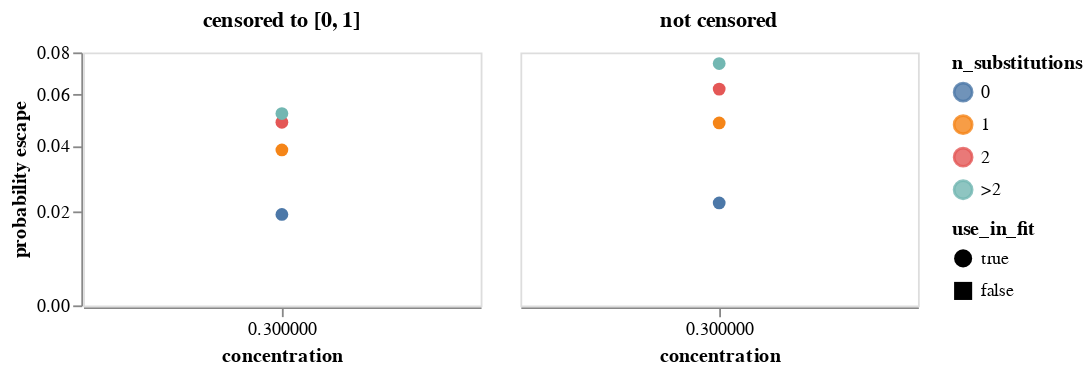

Notebook code cell kept with this figure:
### Markdown cell above
Get mean probability of escape across all variants with the indicated number of mutations.
Note we weight each retained variant equally regardless of how many barcode counts it has.
We plot means for both the censored (set to between 0 and 1)and uncensored prob escape.
Note that the plot uses a symlog scale for the y-axis.
Mouseover points for details.

### Code cell
max_aa_subs = prob_escape_filters["max_aa_subs"]

mean_prob_escape = (
    prob_escape.query("retain")
    .assign(
        n_substitutions=lambda x: (
            x["aa_substitutions"]
            .str.split()
            .map(len)
            .clip(upper=max_aa_subs)
            .map(lambda n: str(n) if n < max_aa_subs else f">{int(max_aa_subs - 1)}")
        ),
        prob_escape_uncensored=lambda x: x["prob_escape_uncensored"].clip(
            upper=prob_escape_filters["clip_uncensored_prob_escape"],
        ),
    )
    .groupby(
        ["sample", "concentration", "use_in_fit", "n_substitutions"], as_index=False
    )
    .aggregate(
        prob_escape=pd.NamedAgg("prob_escape", "mean"),
        prob_escape_uncensored=pd.NamedAgg("prob_escape_uncensored", "mean"),
        n_variants=pd.NamedAgg("barcode", "count"),
    )
    .rename(
        columns={
            "prob_escape": "censored to [0, 1]",
            "prob_escape_uncensored": "not censored",
        }
    )
    .melt(
        id_vars=[
            "sample",
            "concentration",
            "use_in_fit",
            "n_substitutions",
            "n_variants",
        ],
        var_name="censored",
        value_name="probability escape",
    )
)

print(f"Writing mean prob escape for samples used in fit to {prob_escape_mean_csv}")
mean_prob_escape.to_csv(prob_escape_mean_csv, index=False, float_format="%.4g")

mean_prob_escape_chart = (
    alt.Chart(mean_prob_escape)
    .encode(
        x=alt.X("concentration"),
        y=alt.Y(
            "probability escape",
            scale=alt.Scale(type="symlog", constant=0.04),
        ),
        column=alt.Column(
            "censored",
            title=None,
            header=alt.Header(labelFontWeight="bold", labelFontSize=12),
        ),
        color=alt.Color("n_substitutions"),
        tooltip=[
            alt.Tooltip(c, format=".3g") if c == "probability escape" else c
            for c in mean_prob_escape.columns
        ],
        shape=alt.Shape("use_in_fit", scale=alt.Scale(domain=[True, False])),
    )
    .mark_line(point=True, size=0.75, opacity=0.8)
    .properties(width=220, height=140)
    .configure_axis(grid=False)
    .configure_point(size=50)
)

mean_prob_escape_chart

### Figure 1 — Vega-Lite specification as saved in the notebook (floating-point values rounded to 4 significant figures)
{"config": {"view": {"continuousWidth": 300, "continuousHeight": 300}, "axis": {"grid": false}, "point": {"size": 50}}, "data": {"name": "data-b0de51b9b6732c1dcf32cc92b3b42b96"}, "mark": {"type": "line", "opacity": 0.8, "point": true, "size": 0.75}, "encoding": {"color": {"field": "n_substitutions", "type": "nominal"}, "column": {"field": "censored", "header": {"labelFontSize": 12, "labelFontWeight": "bold"}, "title": null, "type": "nominal"}, "shape": {"field": "use_in_fit", "scale": {"domain": [true, false]}, "type": "nominal"}, "tooltip": [{"field": "sample", "type": "nominal"}, {"field": "concentration", "type": "quantitative"}, {"field": "use_in_fit", "type": "nominal"}, {"field": "n_substitutions", "type": "nominal"}, {"field": "n_variants", "type": "quantitative"}, {"field": "censored", "type": "nominal"}, {"field": "probability escape", "format": ".3g", "type": "quantitative"}], "x": {"field": "concentration", "type": "quantitative"}, "y": {"field": "probability escape", "scale": {"constant": 0.04, "type": "symlog"}, "type": "quantitative"}}, "height": 140, "width": 220, "$schema": "https://vega.github.io/schema/vega-lite/v5.8.0.json", "datasets": {"data-b0de51b9b6732c1dcf32cc92b3b42b96": [{"sample": "LibA-230331-293T-E2-HENV26-0.3", "concentration": 0.3, "use_in_fit": true, "n_substitutions": "0", "n_variants": 9030, "censored": "censored to [0, 1]", "probability escape": 0.01938}, {"sample": "LibA-230331-293T-E2-HENV26-0.3", "concentration": 0.3, "use_in_fit": true, "n_substitutions": "1", "n_variants": 46636, "censored": "censored to [0, 1]", "probability escape": 0.03857}, {"sample": "LibA-230331-293T-E2-HENV26-0.3", "concentration": 0.3, "use_in_fit": true, "n_substitutions": "2", "n_variants": 15482, "censored": "censored to [0, 1]", "probability escape": 0.04861}, {"sample": "LibA-230331-293T-E2-HENV26-0.3", "concentration": 0.3, "use_in_fit": true, "n_substitutions": ">2", "n_variants": 2641, "censored": "censored to [0, 1]", "probability escape": 0.052}, {"sample": "LibA-230331-293T-E2-HENV26-0.3", "concentration": 0.3, "use_in_fit": true, "n_substitutions": "0", "n_variants": 9030, "censored": "not censored", "probability escape": 0.02241}, {"sample": "LibA-230331-293T-E2-HENV26-0.3", "concentration": 0.3, "use_in_fit": true, "n_substitutions": "1", "n_variants": 46636, "censored": "not censored", "probability escape": 0.04834}, {"sample": "LibA-230331-293T-E2-HENV26-0.3", "concentration": 0.3, "use_in_fit": true, "n_substitutions": "2", "n_variants": 15482, "censored": "not censored", "probability escape": 0.06232}, {"sample": "LibA-230331-293T-E2-HENV26-0.3", "concentration": 0.3, "use_in_fit": true, "n_substitutions": ">2", "n_variants": 2641, "censored": "not censored", "probability escape": 0.07435}]}}
